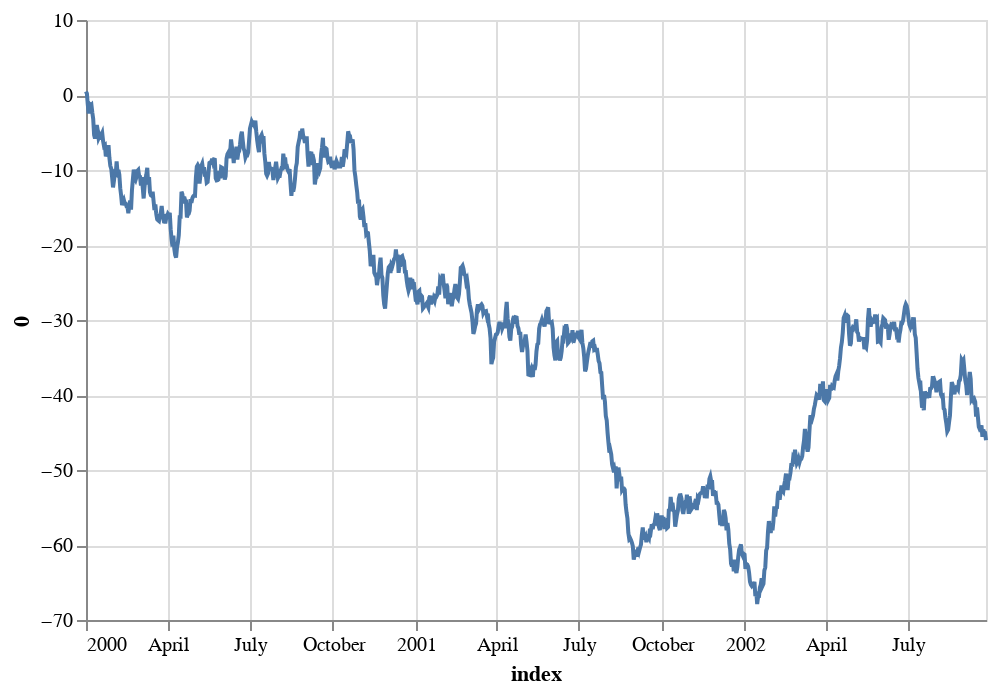

Notebook code for this chart:
### Code cell
ts.vgplot()

### Figure 1 — Vega-Lite specification as saved in the notebook (floating-point values rounded to 4 significant figures; data arrays with more than 128 entries replaced by an {"elided": "..."} marker saying what was removed)
{"$schema": "https://vega.github.io/schema/vega-lite/v2.4.3.json", "config": {"view": {"height": 300, "width": 400}}, "data": {"values": {"elided": "1000 records"}}, "encoding": {"x": {"field": "index", "type": "temporal"}, "y": {"field": "0", "type": "quantitative"}}, "height": 300, "mark": "line", "title": "", "width": 450}
